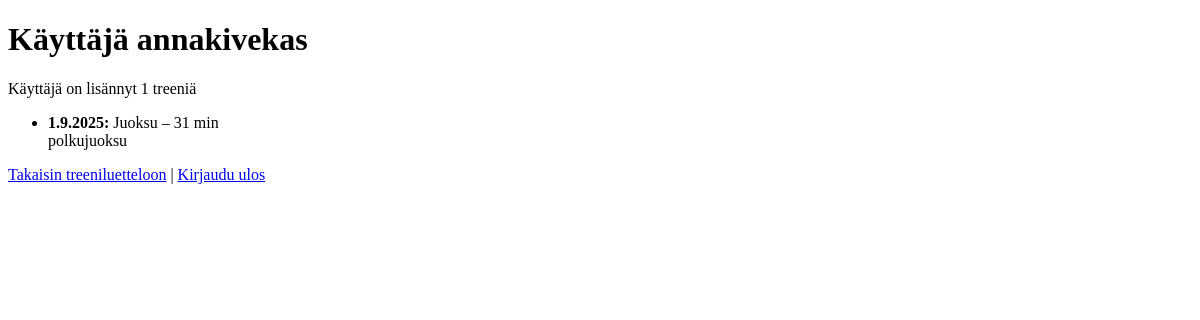
Before: /user/1 (signed in) with the older database file.
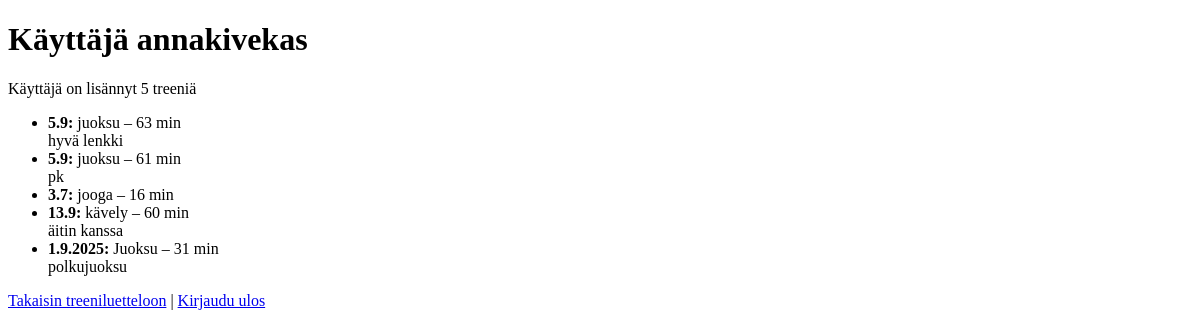
After: the same page with the newer database file.
### models.py (models this page shows)
class Workout(db.Model):
    __tablename__ = "workout"
    id = db.Column(db.Integer, primary_key=True)
    date = db.Column(db.String(50))
    type = db.Column(db.String(50))
    duration = db.Column(db.Integer)
    description = db.Column(db.Text)
    user_id = db.Column(db.Integer, db.ForeignKey('user.id'), nullable=False)

### app.py (the view)
@app.route('/user/<int:user_id>')
@login_required
def show_user(user_id):
    user = User.query.get_or_404(user_id)
    workouts = Workout.query.filter_by(user_id=user_id).order_by(Workout.date.desc()).all()
    return render_template('user.html', user=user, workouts=workouts)

### app.py (called while the page is built)
@login_manager.user_loader
def load_user(user_id):
    return User.query.get(int(user_id))

### templates/user.html
{% extends "base.html" %}
{% block content %}
<h1>Käyttäjä {{ user.username }}</h1>
<p>
    Käyttäjä on lisännyt {{ workouts|length }} treeniä
</p>
{% if workouts %}
    <ul>
    {% for workout in workouts %}
        <li>
            <strong>{{ workout.date }}:</strong> {{ workout.type }} – {{ workout.duration }} min<br>
            {{ workout.description }}
        </li>
    {% endfor %}
    </ul>
{% else %}
    <p>Käyttäjä ei ole vielä lisännyt treenejä.</p>
{% endif %}
<p><a href="{{ url_for('index') }}">Takaisin treeniluetteloon</a> |
<a href="{{ url_for('logout') }}">Kirjaudu ulos</a></p>
{% endblock %}

Changed rows visible on the page:
added Workout: date "5.9", type "juoksu", duration "63", description "hyvä lenkki"
added Workout: date "5.9", type "juoksu", duration "61", description "pk"
added Workout: date "3.7", type "jooga", duration "16"
added Workout: date "13.9", type "kävely", duration "60", description "äitin kanssa"
Other visible differences:
{{ workouts|length }}: "1" → "5"
